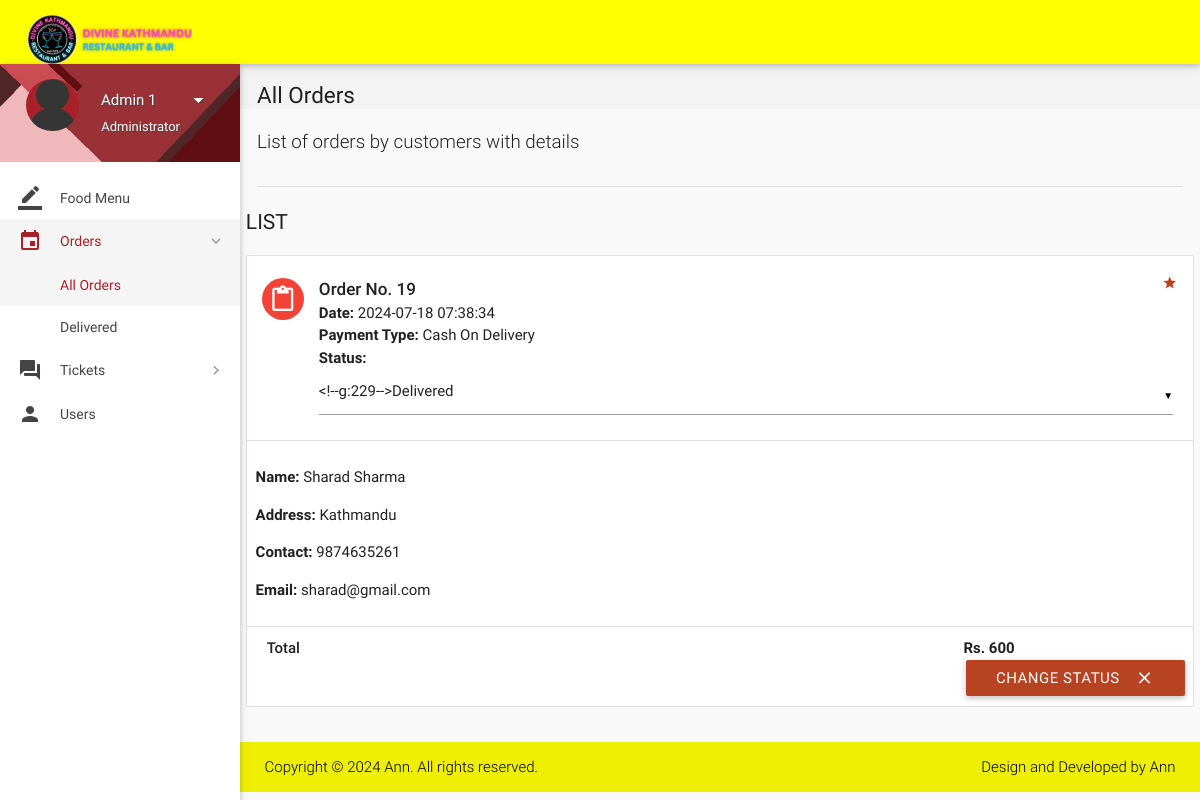
The app's page /all-orders.php (signed in) with its own data.
### tables this page shows
CREATE TABLE `orders` (
  `id` int(11) NOT NULL,
  `customer_id` int(11) NOT NULL,
  `address` varchar(300) NOT NULL,
  `description` varchar(300) NOT NULL,
  `date` datetime NOT NULL DEFAULT current_timestamp(),
  `payment_type` varchar(16) NOT NULL DEFAULT 'Wallet',
  `total` int(11) NOT NULL,
  `status` varchar(25) NOT NULL DEFAULT 'Yet to be delivered',
  `deleted` tinyint(4) NOT NULL DEFAULT 0
);

CREATE TABLE `users` (
  `id` int(11) NOT NULL,
  `role` varchar(15) NOT NULL DEFAULT 'Customer',
  `name` varchar(15) NOT NULL,
  `username` varchar(10) NOT NULL,
  `password` varchar(255) NOT NULL,
  `email` varchar(35) DEFAULT NULL,
  `address` varchar(300) DEFAULT NULL,
  `contact` bigint(11) NOT NULL,
  `verified` tinyint(1) NOT NULL DEFAULT 0,
  `deleted` tinyint(4) NOT NULL DEFAULT 0
);

### includes/connect.php (called while the page is built, shortened)
<?php
$name = $_SESSION['name'];
$role = $_SESSION['role'];
?>

### all-orders.php (the view, shortened to what this page needs)
<?php
include 'includes/connect.php';
	if($_SESSION['admin_sid']==session_id())
	{
		?>
<!DOCTYPE html>
<html lang="en">
<head>
  <link href="css/materialize.min.css" type="text/css" rel="stylesheet" media="screen,projection">
  <link href="css/style.min.css" type="text/css" rel="stylesheet" media="screen,projection">
  <link href="css/custom/custom.min.css" type="text/css" rel="stylesheet" media="screen,projection">
  <link href="js/plugins/perfect-scrollbar/perfect-scrollbar.css" type="text/css" rel="stylesheet" media="screen,projection">
</head>
<body>
  <header id="header" class="page-topbar">
        <div class="navbar-fixed">
            <nav class="navbar-color">
                <div class="nav-wrapper">
                    <ul class="left">
                      <li><h1 class="logo-wrapper"><a href="index.php" class="brand-logo darken-1"><img src="images/materialize-logo.png" alt="logo"></a> <span class="logo-text">Logo</span></h1></li>
                    </ul>
                </div>
            </nav>
        </div>
  </header>
  <div id="main">
    <div class="wrapper">
      <aside id="left-sidebar-nav">
        <ul id="slide-out" class="side-nav fixed leftside-navigation">
            <li class="user-details cyan darken-2">
            <div class="row">
                <div class="col col s4 m4 l4">
                    <img src="images/avatar.jpg" alt="" class="circle responsive-img valign profile-image">
                </div>
                <div class="col col s8 m8 l8">
                    <a class="btn-flat dropdown-button waves-effect waves-light white-text profile-btn" href="#" data-activates="profile-dropdown"><?php echo $name;?> <i class="mdi-navigation-arrow-drop-down right"></i></a>
                    <p class="user-roal"><?php echo $role;?></p>
                </div>
            </div>
            </li>
            <li class="bold"><a href="index.php" class="waves-effect waves-cyan"><i class="mdi-editor-border-color"></i> Food Menu</a>
            </li>
                <li class="no-padding">
                    <ul class="collapsible collapsible-accordion">
                        <li class="bold"><a class="collapsible-header waves-effect waves-cyan active"><i class="mdi-editor-insert-invitation"></i> Orders</a>
                            <div class="collapsible-body">
                                <ul>
								<li class="<?php
								if(!isset($_GET['status'])){
										echo 'active';
									}?>
									"><a href="all-orders.php">All Orders</a>
                                </li>
								<?php
									$sql = mysqli_query($con, "SELECT DISTINCT status FROM orders;");
									while($row = mysqli_fetch_array($sql)){
                                    echo '<li class='.(isset($_GET['status'])?($status == $_GET['status'] ? 'active' : ''): '').'><a href="all-orders.php?status='.$row['status'].'">'.$row['status'].'</a>
                                    </li>';
									}
									?>
                                </ul>
                            </div>
                        </li>
                    </ul>
                </li>
                 <li class="no-padding">
                    <ul class="collapsible collapsible-accordion">
                        <li class="bold"><a class="collapsible-header waves-effect waves-cyan"><i class="mdi-action-question-answer"></i> Tickets</a>
                        </li>
                    </ul>
                </li>
            <li class="bold"><a href="users.php" class="waves-effect waves-cyan"><i class="mdi-social-person"></i> Users</a>
            </li>
        </ul>
        </aside>
      <section id="content">
        <div id="breadcrumbs-wrapper">
          <div class="container">
            <div class="row">
              <div class="col s12 m12 l12">
                <h5 class="breadcrumbs-title">All Orders</h5>
              </div>
            </div>
          </div>
        </div>
        <div class="container">
          <p class="caption">List of orders by customers with details</p>
          <div class="divider"></div>
<div id="work-collections" class="seaction">
					<?php
					if(isset($_GET['status'])){
						$status = $_GET['status'];
					}
					else{
						$status = '%';
					}
					$sql = mysqli_query($con, "SELECT * FROM orders WHERE status LIKE '$status';");
					echo '<div class="row">
                <div>
                    <h4 class="header">List</h4>
                    <ul id="issues-collection" class="collection">';
					while($row = mysqli_fetch_array($sql))
					{
						$status = $row['status'];
						$deleted = $row['deleted'];
						echo '<li class="collection-item avatar">
                              <i class="mdi-content-content-paste red circle"></i>
                              <span class="collection-header">Order No. '.$row['id'].'</span>
                              <p><strong>Date:</strong> '.$row['date'].'</p>
                              <p><strong>Payment Type:</strong> '.$row['payment_type'].'</p>
							  <p><strong>Status:</strong> '.($deleted ? $status : '
							  <form method="post" action="routers/edit-orders">
							    <input type="hidden" value="'.$row['id'].'" name="id">
								<select name="status">
								<option value="Yet to be delivered" '.($status=='Yet to be delivered' ? 'selected' : '').'>Yet to be delivered</option>
								<option value="Delivered" '.($status=='Delivered' ? 'selected' : '').'>Delivered</option>
								<option value="Cancelled by Admin" '.($status=='Cancelled by Admin' ? 'selected' : '').'>Cancelled by Admin</option>
								<option value="Paused" '.($status=='Paused' ? 'selected' : '').'>Paused</option>
								</select>
							  ').'</p>
                              <a href="#" class="secondary-content"><i class="mdi-action-grade"></i></a>
                              </li>';
						$customer_id = $row['customer_id'];
						$sql3 = mysqli_query($con, "SELECT * FROM users WHERE id = $customer_id;");
							while($row3 = mysqli_fetch_array($sql3))
							{
							echo '<li class="collection-item">
                            <div class="row">
							<p><strong>Name: </strong>'.$row3['name'].'</p>
							<p><strong>Address: </strong>'.$row['address'].'</p>
							'.($row3['contact'] == '' ? '' : '<p><strong>Contact: </strong>'.$row3['contact'].'</p>').'
							'.($row3['email'] == '' ? '' : '<p><strong>Email: </strong>'.$row3['email'].'</p>').'
							'.(!empty($row['description']) ? '<p><strong>Note: </strong>'.$row['description'].'</p>' : '').'
                            </li>';
							}
								echo'<li class="collection-item">
                                        <div class="row">
                                            <div class="col s7">
                                                <p class="collections-title"> Total</p>
                                            </div>
                                            <div class="col s2">
											<span> </span>
                                            </div>
                                            <div class="col s3">
                                                <span><strong>Rs. '.$row['total'].'</strong></span>
                                            </div>';
								if(!$deleted){
								echo '<button class="btn waves-effect waves-light right submit" type="submit" name="action">Change Status
                                              <i class="mdi-content-clear right"></i>
										</button>
										</form>';
								}
								echo'</div></li>';
					}
					?>
					</ul>
                </div>
              </div>
            </div>
        </div>
      </section>
    </div>
  </div>
  <footer class="page-footer">
    <div class="footer-copyright">
      <div class="container">
        <span>Copyright © 2024 <a class="grey-text text-lighten-4" href="#" target="_blank"> Ann.</a> All rights reserved.</span>
        <span class="right"> Design and Developed by <a class="grey-text text-lighten-4" href="#">Ann</a></span>
        </div>
    </div>
  </footer>
</body>
</html>
<?php
	}
?>

### records on screen
orders: id "19", date "2024-07-18 07:38:34", payment_type "Cash On Delivery", address "Kathmandu", total "600", deleted "CHANGE STATUS"
users: name "Sharad Sharma", contact "9874635261", email "sharad@gmail.com"

### other values on screen
$name "Admin 1"
$role "Administrator"
$row['status'] "Delivered"
